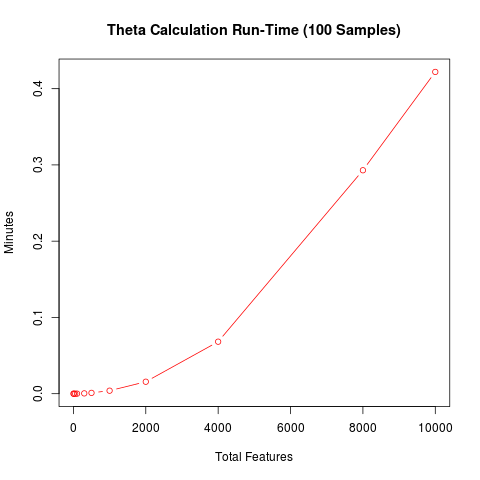

Here is the R script that generated this plot:
M <- read.table("data-raw/gene_matrix.txt")
counts <- M
group = c(rep("A", 54), rep("B", 98-54))

time <- c(3, 10, 50, 100, 300, 500, 1000, 2000, 4000, 8000, 10000)
res <-
  lapply(time,
         function(k){

           ct <- counts[, 1:k]

           a <- microbenchmark::microbenchmark(
             propriety:::calculateTheta(ct, group), times = 1L
           )

           data.frame(a$time/10^9)
         })

df <- do.call(rbind, res)
df <- cbind(df, data.frame(time))
png("data-raw/bench-calculate.png")
plot(y = df[,1] / 60, x = df$time, col = "red",
     ylab = "Minutes", xlab = "Total Features", type = "b",
     main = "Theta Calculation Run-Time (100 Samples)")
dev.off()
